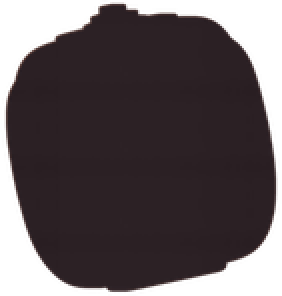
#> input picture assets/art/bg44b4/mount_ai_l.png, 141 x 148 px, given in place of goo_tile.png, which was not available (shown 2 times larger)
$ python make_b4_preview.py
#> lines starting #> are read from the running program, lines starting #| are printed output that depends on the picture
"""B4 setting tile preview (assets/ui/settings/lab.jpg is the live B4 tile): goo tile + pit rim + crust, 384x216."""
import os
from PIL import Image
d = "assets/art/bg44b4/"
W, H = 1624, 750
base = Image.new("RGBA", (W, H))
#> base: PIL image 1624x750 RGBA; every value is 0
t = Image.open(d + "goo_tile.png").convert("RGBA")
#> t is the input picture: PIL image 141x148 RGBA; mean R, G, B, A 34.8, 25.4, 28.2, 191
for x in range(0, W, t.width):
    for y in range(0, H, t.height):
        base.paste(t, (x, y))
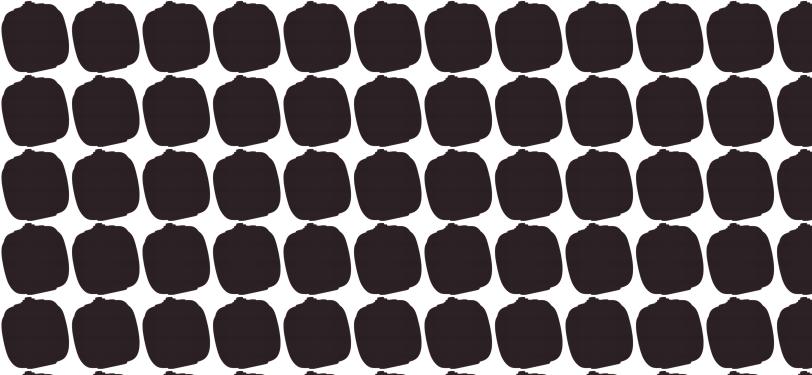
#> base: PIL image 1624x750 RGBA (shown at 1/2 size); mean R, G, B, A 34.6, 25.3, 28, 189.2; transparent parts drawn white
if os.path.exists(d + "rim.png"):
    r = Image.open(d + "rim.png").convert("RGBA")
    base.alpha_composite(r, (240, 123))
base.alpha_composite(Image.open(d + "crust.png").convert("RGBA").resize((W, H)))
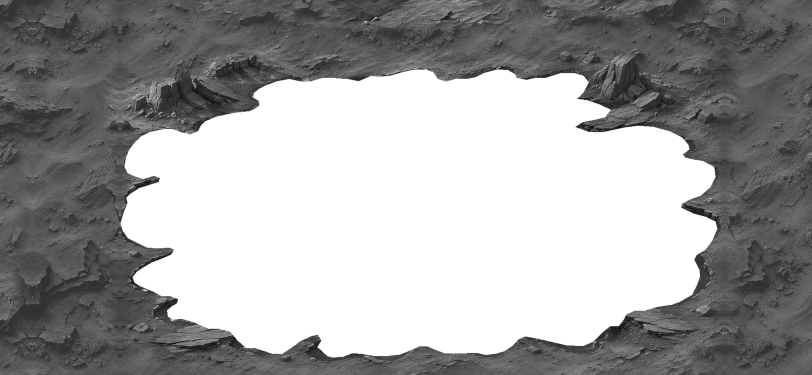
#> input picture assets/art/bg44b4/crust.png, 1624 x 750 px, found by its file name (shown at 1/2 size)
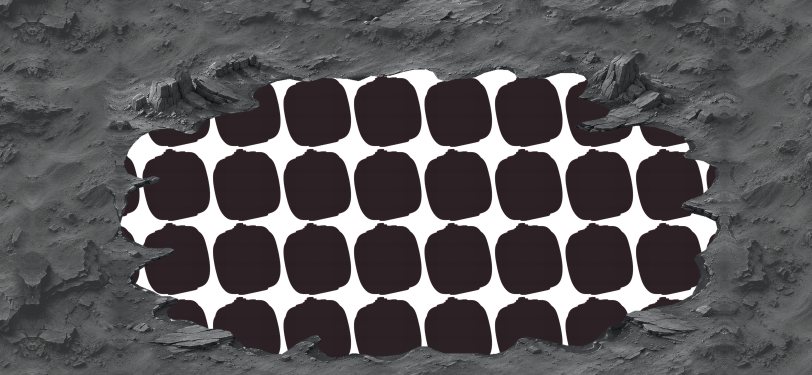
#> base: PIL image 1624x750 RGBA (shown at 1/2 size); mean R, G, B, A 61.8, 58.5, 60.3, 226.5; transparent parts drawn white
base.convert("RGB").resize((384, 216), Image.LANCZOS).save("assets/ui/settings/lab.jpg", quality=90)
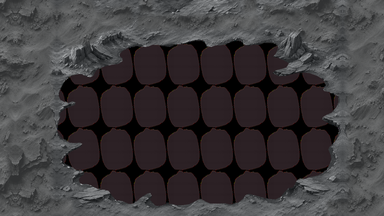
#> saved as lab.jpg: PIL image 384x216 RGB; mean R, G, B 61.9, 58.6, 60.4
